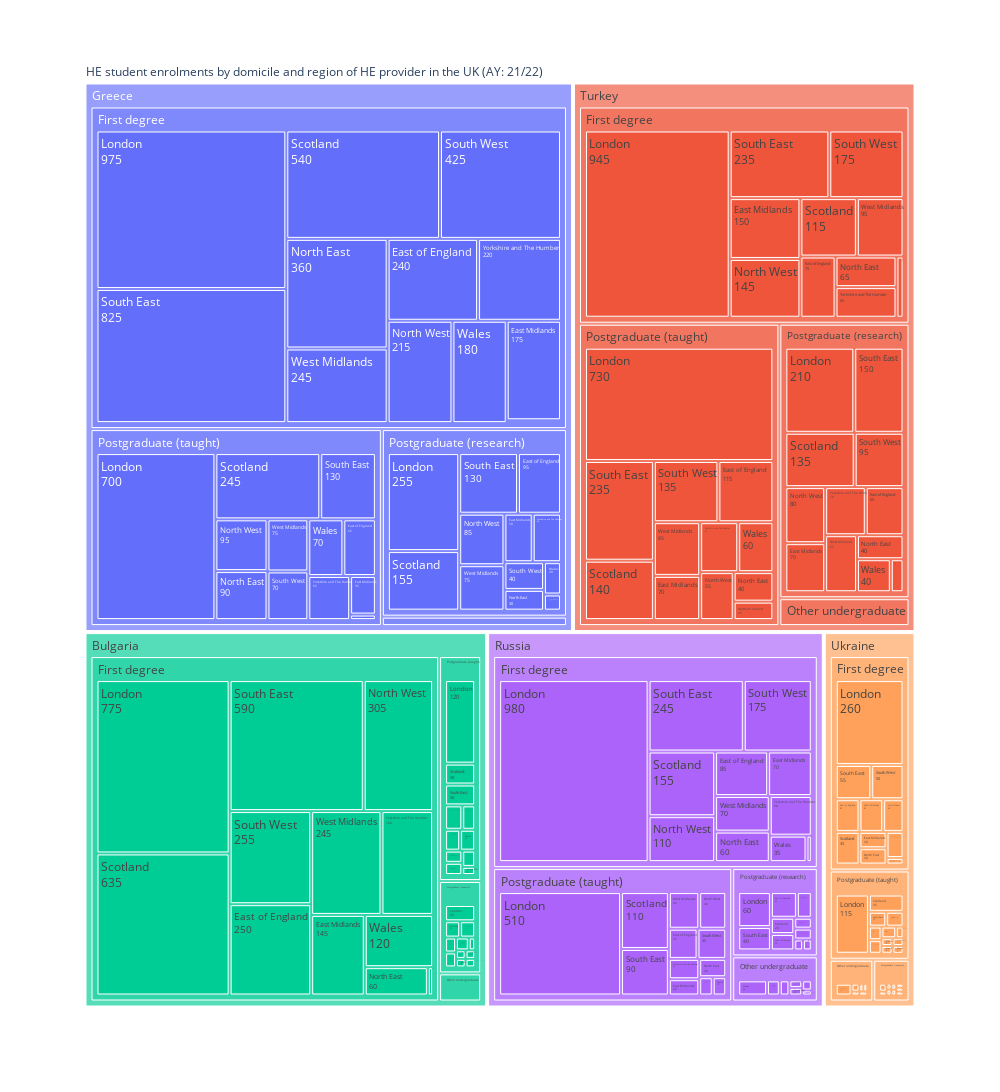

The notebook cell saved with this chart:
### Code cell
fig2 = px.treemap(df_pilot, path = [px.Constant('HE student enrolments by domicile and region of HE provider in the UK (AY: 21/22)'),'Domicile', 'Level of study', 'Region of HE provider'], values = 'Number',
                 width=1000,height=1200, template = 'plotly_white',
                
                 )
fig2.data[0].textinfo = 'label+text+value'
fig2.data[0].hovertemplate = 'Label: %{label}<br>Number: %{value}<br>Parent: %{parent}<br>Id: %{id}<extra></extra>'
fig2.show()

### Figure 1 — Plotly figure (JSON) as saved in the notebook; plotly's stock layout.template omitted (floating-point values rounded to 4 significant figures; data arrays with more than 128 entries replaced by an {"elided": "..."} marker saying what was removed)
{"data": [{"branchvalues": "total", "domain": {"x": [0, 1], "y": [0, 1]}, "hovertemplate": "Label: %{label}<br>Number: %{value}<br>Parent: %{parent}<br>Id: %{id}<extra></extra>", "ids": {"elided": "227 str values"}, "labels": {"elided": "227 str values"}, "name": "", "parents": {"elided": "227 str values"}, "textinfo": "label+text+value", "type": "treemap", "values": {"elided": "227 int values"}}], "layout": {"height": 1200, "legend": {"tracegroupgap": 0}, "margin": {"t": 60}, "width": 1000}}
